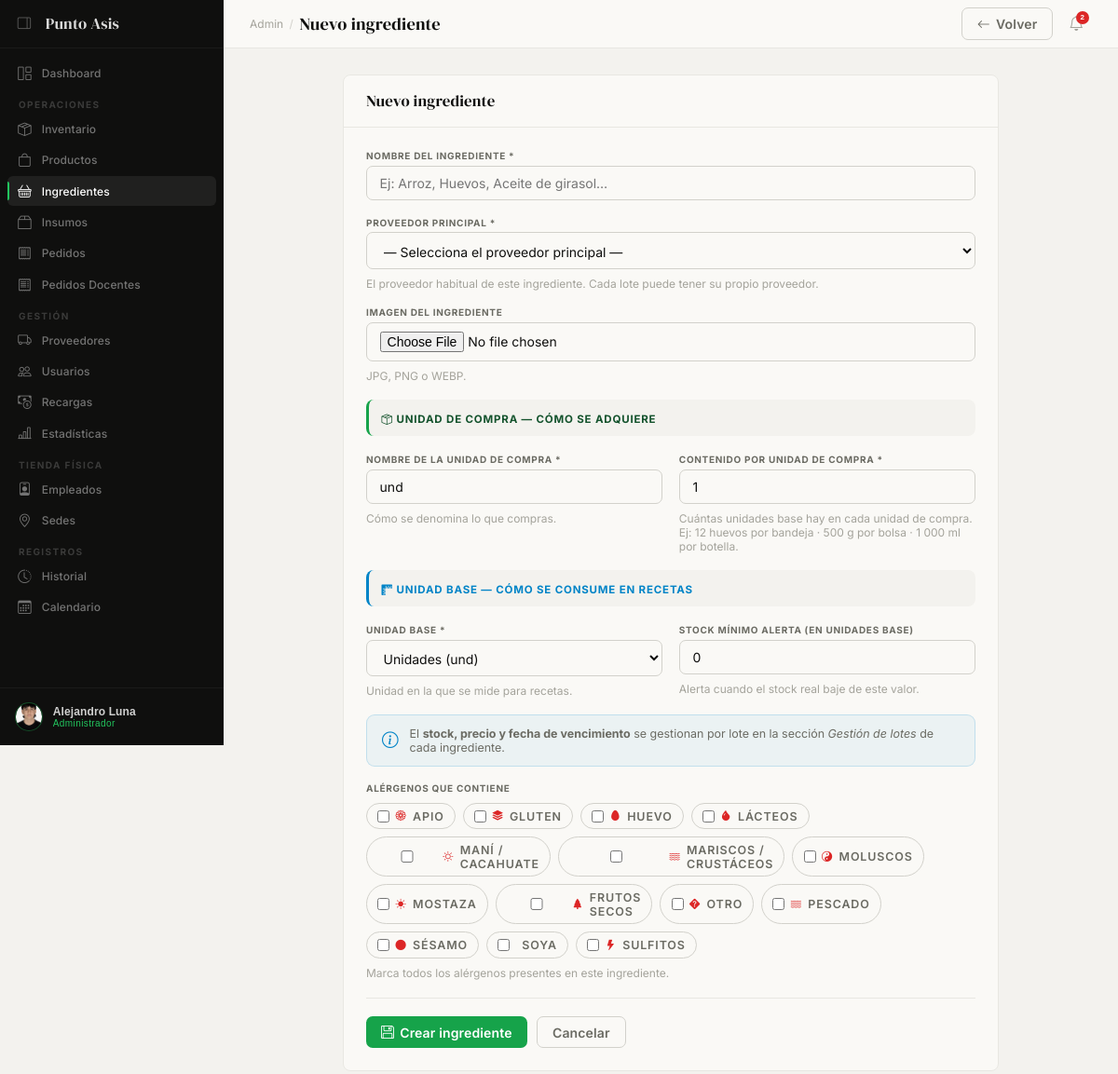
Page /admin-panel/inventario/ingredientes/nuevo/ (signed in) on the committed database.
### app_admin/models.py (models this page shows, shortened)
class PerfilAdmin(models.Model):
    perfil           = models.OneToOneField(
        'authentication.Perfil', on_delete=models.CASCADE,
        related_name='perfil_admin'
    )
    documento        = models.CharField(max_length=20, blank=True, verbose_name='N° Documento (CC)')
    telefono         = models.CharField(max_length=20, blank=True)
    direccion        = models.CharField(max_length=200, blank=True)
    fecha_nacimiento = models.DateField(null=True, blank=True)
    foto             = models.ImageField(upload_to='perfiles/', blank=True, null=True, validators=[validate_image])
    cargo            = models.CharField(max_length=100, blank=True, default='Administrador de Cafetería')
    class Meta:
        verbose_name = 'Perfil Administrador'
        verbose_name_plural = 'Perfiles Administrador'

class Alergeno(models.Model):
    CODIGO_CHOICES = [
        ('gluten',    'Gluten'),
        ('lacteos',   'Lácteos'),
        ('huevo',     'Huevo'),
        ('mani',      'Maní / Cacahuate'),
        ('soya',      'Soya'),
        ('nueces',    'Frutos secos'),
        ('mariscos',  'Mariscos / Crustáceos'),
        ('pescado',   'Pescado'),
        ('mostaza',   'Mostaza'),
        ('apio',      'Apio'),
        ('sesamo',    'Sésamo'),
        ('sulfitos',  'Sulfitos'),
        ('moluscos',  'Moluscos'),
        ('otro',      'Otro'),
    ]
    codigo = models.CharField(max_length=20, choices=CODIGO_CHOICES, unique=True)
    icono  = models.CharField(max_length=10, blank=True, help_text='Emoji o clase Bootstrap Icon')
    class Meta:
        verbose_name = 'Alérgeno'
        verbose_name_plural = 'Alérgenos'
        ordering = ['codigo']

### app_admin/views.py (the view)
    @login_required(login_url='/login/')
    def wrapper(request, *args, **kwargs):
        try:
            if request.user.perfil.rol != 'admin':
                messages.error(request, 'No tienes permisos de administrador.')
                return redirect('authentication:login')
        except Perfil.DoesNotExist:
            return redirect('authentication:login')
        return view_func(request, *args, **kwargs)

### app_admin/models.py (called while the page is built)
    @property
    def stock_real(self):
        total = self.lotes.filter(
            cantidad_base__gt=0,
            fecha_vencimiento__gte=datetime.date.today()
        ).aggregate(total=models.Sum('cantidad_base'))['total']
        return round(float(total or 0), 3)

    @property
    def stock_bajo(self):
        return 0 < self.stock_real <= float(self.stock_minimo)

### app_admin/views.py (called while the page is built, shortened)
def admin_required(view_func):
    @login_required(login_url='/login/')
    def wrapper(request, *args, **kwargs):
        try:
            if request.user.perfil.rol != 'admin':
                messages.error(request, 'No tienes permisos de administrador.')
                return redirect('authentication:login')
        except Perfil.DoesNotExist:
            return redirect('authentication:login')
        return view_func(request, *args, **kwargs)
    wrapper.__name__ = view_func.__name__
    return wrapper

def _ctx(extra=None):
    ctx = {'alertas': _get_alertas()}
    if extra:
        ctx.update(extra)
    return ctx

@admin_required
def ingrediente_nuevo(request):
    alergenos_todos = Alergeno.objects.all()
    proveedores     = Proveedor.objects.filter(activo=True)
    return render(request, 'app_admin/ingrediente_form.html', _ctx({
        'alergenos_todos': alergenos_todos,
        'proveedores':     proveedores,
        'accion':          'Nuevo ingrediente',
    }))

### app_admin/templates/app_admin/ingrediente_form.html (shortened to what this page needs)
{% extends 'app_admin/base_admin.html' %}
{% block page_title %}{{ accion }}{% endblock %}
{% block nav_ingredientes %}active{% endblock %}
{% block topbar_actions %}
  <a href="{% url 'app_admin:ingredientes' %}" class="btn btn-ghost">
    <i class="bi bi-arrow-left"></i> Volver
  </a>
{% endblock %}
{% block content %}
<div class="form-page">
<div class="card">
  <div class="card-head"><span class="card-title">{{ accion }}</span></div>
  <div class="card-body">
  <form method="post" enctype="multipart/form-data">
    <div class="form-grid">
      <div class="field full">
        <label>Nombre del ingrediente *</label>
        <input type="text" name="nombre" value="{{ ingrediente.nombre|default:'' }}"
               required placeholder="Ej: Arroz, Huevos, Aceite de girasol…">
      </div>
      <div class="field full">
        <label>Proveedor principal *</label>
        <select name="proveedor" required>
          <option value="">— Selecciona el proveedor principal —</option>
        </select>
        <span class="hint">El proveedor habitual de este ingrediente. Cada lote puede tener su propio proveedor.</span>
      </div>
      <div class="field full">
        <label>Imagen del ingrediente</label>
        <input type="file" name="imagen" accept="image/*" onchange="previewImg(this)">
        <span class="hint">JPG, PNG o WEBP.{% if ingrediente.imagen %} Dejar vacío para conservar la actual.{% endif %}</span>
      </div>
      <div class="field full">
        <div style="padding:0.6rem 0.85rem;background:var(--cream);border-radius:8px;border-left:3px solid var(--leaf);margin-bottom:0.1rem;">
          <span style="font-size:0.72rem;font-weight:700;letter-spacing:0.07em;text-transform:uppercase;color:var(--leaf-dark);">
            <i class="bi bi-box-seam"></i> Unidad de compra — cómo se adquiere
          </span>
        </div>
      </div>
      <div class="field">
        <label>Nombre de la unidad de compra *</label>
        <input type="text" name="unidad_compra"
               value="{{ ingrediente.unidad_compra|default:'und' }}"
               required placeholder="Ej: bandeja, paquete, bolsa, caja…">
        <span class="hint">Cómo se denomina lo que compras.</span>
      </div>
      <div class="field">
        <label>Contenido por unidad de compra *</label>
        <input type="number" name="contenido_por_unidad"
               value="{{ ingrediente.contenido_por_unidad|default:'1' }}"
               required min="0.0001" step="0.0001" placeholder="Ej: 12, 500, 1000">
        <span class="hint">Cuántas unidades base hay en cada unidad de compra.<br>Ej: 12 huevos por bandeja · 500 g por bolsa · 1 000 ml por botella.</span>
      </div>
      <div class="field full">
        <div style="padding:0.6rem 0.85rem;background:var(--cream);border-radius:8px;border-left:3px solid var(--sky);margin-bottom:0.1rem;">
          <span style="font-size:0.72rem;font-weight:700;letter-spacing:0.07em;text-transform:uppercase;color:var(--sky);">
            <i class="bi bi-rulers"></i> Unidad base — cómo se consume en recetas
          </span>
        </div>
      </div>
      <div class="field">
        <label>Unidad base *</label>
        <select name="unidad_base" required>
          <option value="und"       {% if ingrediente.unidad_base == 'und'       or not ingrediente %}selected{% endif %}>Unidades (und)</option>
        </select>
        <span class="hint">Unidad en la que se mide para recetas.</span>
      </div>
      <div class="field">
        <label>Stock mínimo alerta (en unidades base)</label>
        <input type="number" name="stock_minimo"
               value="{{ ingrediente.stock_minimo|default:'0' }}"
               min="0" step="0.01">
        <span class="hint">Alerta cuando el stock real baje de este valor.</span>
      </div>
      <div class="field full">
        <div style="display:flex;align-items:center;gap:.75rem;padding:.75rem 1rem;
                    background:rgba(2,132,199,.06);border:1px solid rgba(2,132,199,.18);
                    border-radius:9px;">
          <i class="bi bi-info-circle" style="color:var(--sky);font-size:1.1rem;flex-shrink:0;"></i>
          <span style="font-size:.78rem;color:var(--stone);">
            El <strong>stock, precio y fecha de vencimiento</strong> se gestionan por lote en la sección
            <em>Gestión de lotes</em> de cada ingrediente.
          </span>
        </div>
      </div>
      {% if alergenos_todos %}
      <div class="field full">
        <label>Alérgenos que contiene</label>
        <div style="display:flex;flex-wrap:wrap;gap:0.5rem;margin-top:0.3rem;">
          {% for alerg in alergenos_todos %}
          <label style="display:flex;align-items:center;gap:0.4rem;padding:0.35rem 0.7rem;border:1px solid var(--fog);border-radius:99px;cursor:pointer;font-size:0.78rem;font-weight:600;transition:all 0.14s;"
                 id="alerg-label-{{ alerg.pk }}">
            <input type="checkbox" name="alergenos" value="{{ alerg.pk }}"
                   style="accent-color:var(--red);cursor:pointer;"
                   onchange="toggleAlergLabel(this, {{ alerg.pk }})">
            <i class="bi {% if alerg.icono %}{{ alerg.icono }}{% else %}bi-exclamation-triangle-fill{% endif %}" style="font-size:0.7rem;color:var(--red);"></i>
            {{ alerg.get_codigo_display }}
          </label>
          {% endfor %}
        </div>
        <span class="hint">Marca todos los alérgenos presentes en este ingrediente.</span>
      </div>
      {% endif %}
    </div>
    <div class="form-footer">
      <button type="submit" class="btn btn-primary">
        <i class="bi bi-floppy"></i>
        {% if ingrediente %}Guardar cambios{% else %}Crear ingrediente{% endif %}
      </button>
      <a href="{% url 'app_admin:ingredientes' %}" class="btn btn-ghost">Cancelar</a>
    </div>
  </form>
  </div>
</div>
</div>
{% endblock %}

### app_admin/templates/app_admin/base_admin.html (shortened to what this page needs)
{% load static %}
<!DOCTYPE html>
<html lang="es">
<head>
  <link rel="stylesheet" href="https://cdn.jsdelivr.net/npm/bootstrap-icons@1.11.3/font/bootstrap-icons.min.css">
  <link rel="stylesheet" href="{% static 'css/base.css' %}">
  <link rel="stylesheet" href="{% static 'css/admin.css' %}">
</head>
<body>
<aside class="sidebar" id="sidebar">
  <div class="sb-brand">
    <button class="sb-toggle" onclick="toggleSidebar()" title="Colapsar menú">
      <i class="bi bi-layout-sidebar-reverse" id="sb-toggle-icon"></i>
    </button>
    <span class="sb-wordmark">Punto Asis</span>
  </div>
  <nav class="sb-nav">
    <div class="sb-item">
      <a href="{% url 'app_admin:dashboard' %}" class="sb-link {% block nav_dashboard %}{% endblock %}">
        <i class="bi bi-grid-1x2"></i><span class="sb-label">Dashboard</span>
      </a>
    </div>
    <span class="sb-section-label">Operaciones</span>
    <div class="sb-item">
      <a href="{% url 'app_admin:inventario' %}" class="sb-link {% block nav_inventario %}{% endblock %}">
        <i class="bi bi-box-seam"></i><span class="sb-label">Inventario</span>
      </a>
    </div>
    <div class="sb-item">
      <a href="{% url 'app_admin:productos' %}" class="sb-link {% block nav_productos %}{% endblock %}">
        <i class="bi bi-bag"></i><span class="sb-label">Productos</span>
      </a>
    </div>
    <div class="sb-item">
      <a href="{% url 'app_admin:ingredientes' %}" class="sb-link {% block nav_ingredientes %}{% endblock %}">
        <i class="bi bi-basket"></i><span class="sb-label">Ingredientes</span>
      </a>
    </div>
    <div class="sb-item">
      <a href="{% url 'app_admin:insumos' %}" class="sb-link {% block nav_insumos %}{% endblock %}">
        <i class="bi bi-box2"></i><span class="sb-label">Insumos</span>
      </a>
    </div>
    <div class="sb-item">
      <a href="{% url 'app_admin:pedidos' %}" class="sb-link {% block nav_pedidos %}{% endblock %}">
        <i class="bi bi-receipt"></i><span class="sb-label">Pedidos</span>
      </a>
    </div>
    <div class="sb-item">
      <a href="{% url 'app_admin:pedidos_docentes' %}" class="sb-link {% block nav_pedidos_docentes %}{% endblock %}">
        <i class="bi bi-receipt"></i><span class="sb-label">Pedidos Docentes</span>
      </a>
    </div>
    <span class="sb-section-label">Gestión</span>
    <div class="sb-item">
      <a href="{% url 'app_admin:proveedores' %}" class="sb-link {% block nav_proveedores %}{% endblock %}">
        <i class="bi bi-truck"></i><span class="sb-label">Proveedores</span>
      </a>
    </div>
    <div class="sb-item">
      <a href="{% url 'app_admin:usuarios' %}" class="sb-link {% block nav_usuarios %}{% endblock %}">
        <i class="bi bi-people"></i><span class="sb-label">Usuarios</span>
      </a>
    </div>
    <div class="sb-item">
      <a href="{% url 'app_admin:recargas' %}" class="sb-link {% block nav_recargas %}{% endblock %}">
        <i class="bi bi-cash-coin"></i><span class="sb-label">Recargas</span>
      </a>
    </div>
    <div class="sb-item">
      <a href="{% url 'app_admin:estadisticas' %}" class="sb-link {% block nav_estadisticas %}{% endblock %}">
        <i class="bi bi-bar-chart-line"></i><span class="sb-label">Estadísticas</span>
      </a>
    </div>
    <span class="sb-section-label">Tienda Física</span>
    <div class="sb-item">
      <a href="{% url 'app_admin:empleados' %}" class="sb-link {% block nav_empleados %}{% endblock %}">
        <i class="bi bi-person-badge"></i><span class="sb-label">Empleados</span>
      </a>
    </div>
    <div class="sb-item">
      <a href="{% url 'app_admin:sedes' %}" class="sb-link {% block nav_sedes %}{% endblock %}">
        <i class="bi bi-geo-alt"></i><span class="sb-label">Sedes</span>
      </a>
    </div>
    <span class="sb-section-label">Registros</span>
    <div class="sb-item">
      <a href="{% url 'app_admin:historial' %}" class="sb-link {% block nav_historial %}{% endblock %}">
        <i class="bi bi-clock-history"></i><span class="sb-label">Historial</span>
      </a>
    </div>
    <div class="sb-item">
      <a href="{% url 'app_admin:calendario' %}" class="sb-link {% block nav_calendario %}{% endblock %}">
        <i class="bi bi-calendar3"></i><span class="sb-label">Calendario</span>
      </a>
    </div>
  </nav>
  <div class="sb-bottom">
    <div class="sb-bottom-wrap">
      <button class="sb-user-btn" onclick="toggleUserDrop()" id="userBtn">
        <div class="sb-avatar">
          {% if request.user.perfil.perfil_admin.foto %}
          <img src="{{ request.user.perfil.perfil_admin.foto.url }}" alt="{{ request.user.email }}">
          {% else %}
            {{ request.user.first_name|first|upper }}{{ request.user.last_name|first|upper }}
          {% endif %}
        </div>
        <div class="sb-user-info">
          <div class="sb-uname">{{ request.user.get_full_name|default:request.user.email }}</div>
          <div class="sb-urole">Administrador</div>
        </div>
      </button>
    </div>
  </div>
</aside>
<div class="main">
  <header class="topbar">
    <div class="topbar-left">
      <span class="topbar-breadcrumb">Admin</span>
      <span class="topbar-sep">/</span>
      <span class="topbar-title">{% block page_title %}Dashboard{% endblock %}</span>
    </div>
    <div class="topbar-right">
      {% block topbar_actions %}{% endblock %}
      <button class="alert-bell" onclick="toggleAlertPanel()" id="alertBell" title="Alertas">
        <i class="bi bi-bell"></i>
        <span class="alert-badge" id="alertCount" style="display:none;">0</span>
      </button>
    </div>
  </header>
  <div class="page-body">
    {% block content %}{% endblock %}
  </div>
</div>
</body>
</html>

### static/css/admin.css (style rules this page uses)
.alert-bell { position: relative; width: 2.1rem; height: 2.1rem; display: flex; align-items: center; justify-content: center; border-radius: 7px; cursor: pointer; background: none; border: none; color: var(--ash); font-size: 1rem; transition: background 0.14s, color 0.14s; }
.alert-badge { position: absolute; top: 3px; right: 3px; background: var(--red); color: #fff; font-size: 0.5rem; font-weight: 800; min-width: 0.9rem; height: 0.9rem; border-radius: 99px; display: flex; align-items: center; justify-content: center; padding: 0 0.17rem; line-height: 1; }

### rows in the picture
Alergeno: codigo "APIO"
Alergeno: codigo "GLUTEN"
Alergeno: codigo "HUEVO"
Alergeno: codigo "LÁCTEOS"
Alergeno: codigo "MANÍ / CACAHUATE"
Alergeno: codigo "MARISCOS / CRUSTÁCEOS"
Alergeno: codigo "MOLUSCOS"
Alergeno: codigo "MOSTAZA"
Alergeno: codigo "FRUTOS SECOS"
Alergeno: codigo "OTRO"
Alergeno: codigo "PESCADO"
Alergeno: codigo "SÉSAMO"
Alergeno: codigo "SOYA"
Alergeno: codigo "SULFITOS"

### other values in the picture
{{ request.user.get_full_name|default:request.user.email }} "Alejandro Luna"
{{ accion }} "Nuevo ingrediente"
